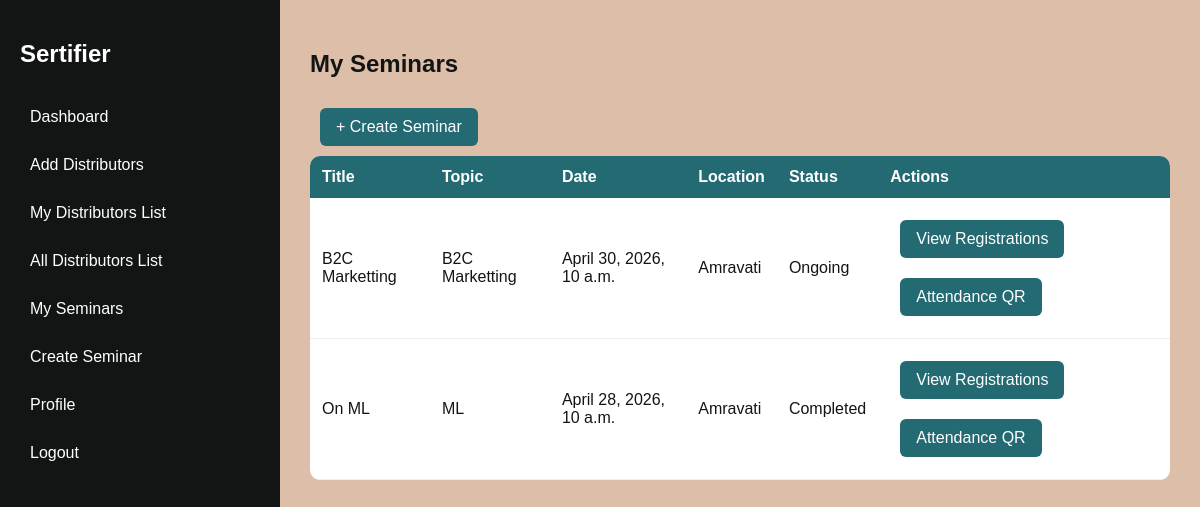
Screenshot of /seminars/manager/ (signed in) with the database file from the repository.
### seminars/models.py (models this page shows, shortened)
class Seminar(models.Model):
    title = models.CharField(max_length=200)
    topic = models.CharField(max_length=200)
    description = models.TextField()
    date_time = models.DateTimeField(null=True)
    location = models.CharField(max_length=255)
    created_by = models.ForeignKey(User, on_delete=models.CASCADE)
    created_at = models.DateTimeField(auto_now_add=True, null=True)
    @property
    def status(self):
        now = timezone.now()
        if self.date_time.date() > now.date():
            return "Upcoming"
        elif self.date_time.date() == now.date():
            return "Ongoing"
        else:
            return "Completed"
    certificate_enabled = models.BooleanField(default=True)
    certificate_title = models.CharField(
        max_length=200,
        default='Certificate of Participation'
    )
    certificate_logo_left = models.ImageField(
        upload_to='certificate_logos/',
        blank=True,
        null=True
    )
    certificate_logo_right = models.ImageField(
        upload_to='certificate_logos/',
        blank=True,
        null=True
    )
    certificate_signature = models.ImageField(
        upload_to='certificate_signatures/',
        blank=True,
        null=True
    )
    attendance_code = models.CharField(
        max_length=20,
        blank=True,
        null=True
    )
    attendance_code_created_at = models.DateTimeField(
        blank=True,
        null=True
    )

### User/decorators.py (the view)
        def wrapper(request, *args, **kwargs):
            if request.user.role in allowed_roles:
                return view_func(request, *args, **kwargs)
            return redirect('dashboard')

### seminars/views.py (called while the page is built)
@login_required
@role_required(['manager', 'admin'])
def manager_seminars(request):
    seminars = Seminar.objects.filter(
        created_by=request.user
    ).order_by('-created_at')  # newest first
    return render(request, 'manager_seminars.html', {
        'seminars': seminars
    })

### seminars/templates/manager_seminars.html
{% extends 'base.html' %}
{% block content %}
<h2>My Seminars</h2>
<a href="{% url 'create_seminar' %}" class="btn">+ Create Seminar</a>
<table>
    <tr>
        <th>Title</th>
        <th>Topic</th>
        <th>Date</th>
        <th>Location</th>
        <th>Status</th>
        <th>Actions</th>
    </tr>
    {% for seminar in seminars %}
    <tr>
        <td>{{ seminar.title }}</td>
        <td>{{ seminar.topic }}</td>
        <td>{{ seminar.date_time }}</td>
        <td>{{ seminar.location }}</td>
        <td>{{ seminar.status }}</td>
        <td>
        <a href="{% url 'seminar_registrations' seminar.id %}" class="btn">
                View Registrations
        </a>
            <a href="{% url 'generate_attendance_qr' seminar.id %}" class="btn">
                Attendance QR
        </a>
        </td>
    </tr>
    {% endfor %}
</table>
{% endblock %}

### User/static/css/style.css (style rules this page uses)
:root { --primary: #131515; --secondary: #246a73; --accent: #368f8b; --muted: #f3dfc1; --bg: #ddbea8; --white: #ffffff; }
body { margin: 0; font-family: 'Poppins', sans-serif; background-color: var(--bg); color: var(--primary); }
.btn { display: inline-block; background: var(--secondary); color: var(--white); padding: 10px 16px; border-radius: 6px; text-decoration: none; transition: 0.3s; margin:10px; }
table { width: 100%; border-collapse: collapse; background: var(--white); border-radius: 10px; overflow: hidden; }
table th { background: var(--secondary); color: var(--white); padding: 12px; text-align:left; }
table td { padding: 12px; border-bottom: 1px solid #eee; }

### rows the page displays
Seminar: title "B2C Marketting", topic "B2C Marketting", date_time "April 30, 2026, 10 a.m.", location "Amravati", status "Ongoing"
Seminar: title "On ML", topic "ML", date_time "April 28, 2026, 10 a.m.", location "Amravati", status "Completed"
